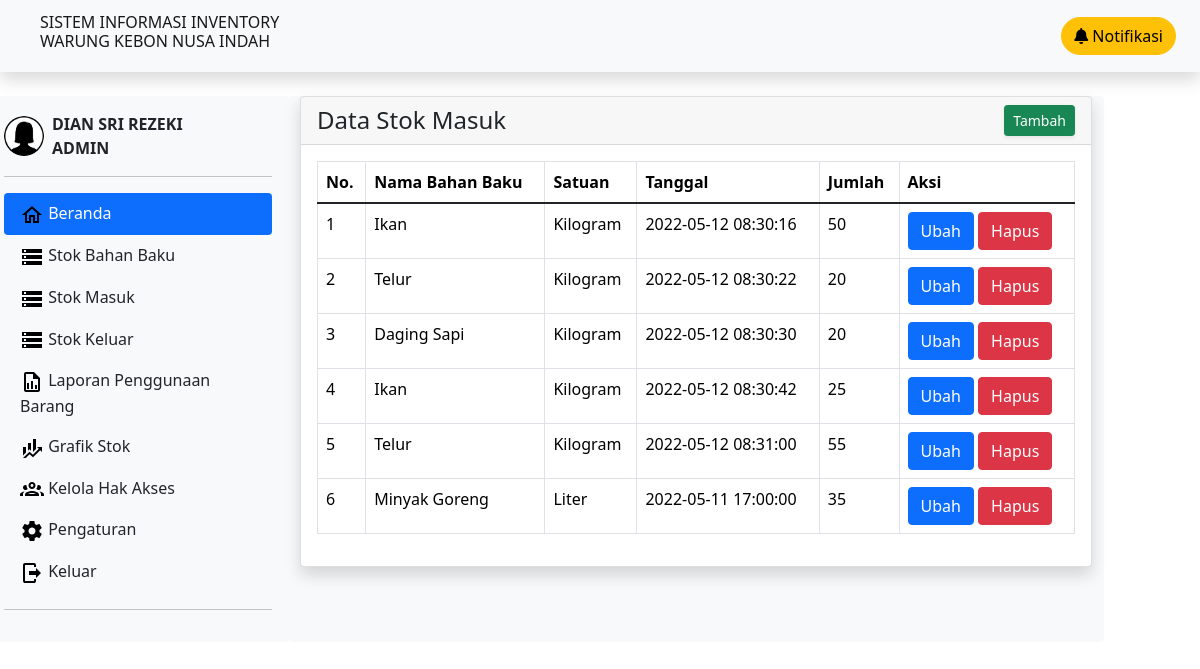
/stok-masuk.php, run on the app's committed database.
### tables this page shows
CREATE TABLE `stok_masuk` (
  `id` int(11) NOT NULL,
  `nama` varchar(50) NOT NULL,
  `satuan` varchar(50) NOT NULL,
  `tanggal` timestamp NOT NULL DEFAULT current_timestamp() ON UPDATE current_timestamp(),
  `jumlah` int(11) NOT NULL,
  `sisa_stok` int(11) NOT NULL
);

### stok-masuk.php (the view, shortened to what this page needs)
<!DOCTYPE html>
<html lang="en">
<head>
    <link href="vendor/twbs/bootstrap/dist/css/bootstrap.css" rel="stylesheet">
    <link href="vendor/twbs/bootstrap/dist/css/all.css" rel="stylesheet">
    <link rel="stylesheet" href="https://cdn.datatables.net/1.11.5/css/dataTables.bootstrap4.min.css">
</head>
<body>
    <?php include 'navbar-sidebar.php'; ?>
    <div class="bg-light rounded col-8">
    <div class="card shadow mb-4">
      <div class="card-header">
          <div class="d-sm-flex align-items-center justify-content-between">
              <h4 class="m-0 font-weight-bold">Data Stok Masuk</h4>
              <a href="tambah-stok-masuk.php" class="d-none d-sm-inline-block btn btn-sm btn-success shadow-sm">
                  Tambah
              </a>
          </div>
      </div>
      <div class="card-body">
        <div class="table-responsive">
          <table class="table table-bordered display" id="example" width="100%" cellspacing="0">
          <thead>
              <tr>
                  <th scope="col">No.</th>
                  <th scope="col">Nama Bahan Baku</th>
                  <th scope="col">Satuan</th>
                  <th scope="col">Tanggal</th>
                  <th scope="col">Jumlah</th>
                  <th scope="col">Aksi</th>
              </tr>
          </thead>
          <tbody>
              <?php
              $dataStokMasuk = mysqli_query($conn, "SELECT * FROM stok_masuk");
              $i = 1;
              foreach( $dataStokMasuk as $row ) :
              ?>
              <tr>
                  <td scope="row"><?= $i++; ?></td>
                  <td scope="row"><?= $row["nama"]; ?></td>
                  <td scope="row"><?= $row["satuan"]; ?></td>
                  <td scope="row"><?= $row["tanggal"]; ?></td>
                  <td scope="row"><?= $row["jumlah"]; ?></td>
                  <td scope="row">
                      <a type="button" href="#ubah-stok-masuk.php?id=<?= $row["id"]; ?>" class="btn btn-primary" >Ubah</a>
                      <a type="button" href="hapus-stok-masuk.php?id=<?= $row["id"]; ?>" onclick="return confirm('yakin?');" class="btn btn-danger">Hapus</a>
                  </td>
              </tr>
              <?php endforeach; ?>
          </tbody>
          </table>
        </div>
      </div>
    </div>
    </div>
    </div>
</body>
</html>

### data on the page
stok_masuk: nama "Ikan", satuan "Kilogram", tanggal "2022-05-12 08:30:16", jumlah "50"
stok_masuk: nama "Telur", satuan "Kilogram", tanggal "2022-05-12 08:30:22", jumlah "20"
stok_masuk: nama "Daging Sapi", satuan "Kilogram", tanggal "2022-05-12 08:30:30", jumlah "20"
stok_masuk: nama "Ikan", satuan "Kilogram", tanggal "2022-05-12 08:30:42", jumlah "25"
stok_masuk: nama "Telur", satuan "Kilogram", tanggal "2022-05-12 08:31:00", jumlah "55"
stok_masuk: nama "Minyak Goreng", satuan "Liter", tanggal "2022-05-11 17:00:00", jumlah "35"
